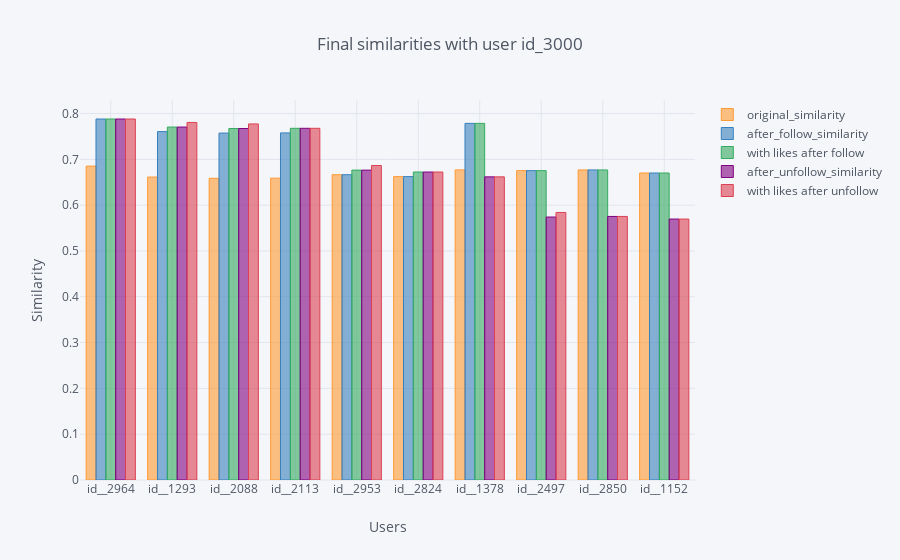

Notebook code for this chart:
### Code cell
end_similarity.iplot(kind='bar', x='plan_ori_id', title='Final similarities with user id_3000', 
            yTitle='Similarity', xTitle='Users')

### Figure 1 — Plotly figure (JSON) as saved in the notebook; plotly's stock layout.template omitted (floating-point values rounded to 4 significant figures)
{"data": [{"marker": {"color": "rgba(255, 153, 51, 0.6)", "line": {"color": "rgba(255, 153, 51, 1.0)", "width": 1}}, "name": "original_similarity", "orientation": "v", "text": "", "type": "bar", "uid": "2cc8fb18-190d-40ce-a278-49f2e8db4124", "x": ["id__2964", "id__1293", "id__2088", "id__2113", "id__2953", "id__2824", "id__1378", "id__2497", "id__2850", "id__1152"], "y": [0.6852, 0.6613, 0.6585, 0.6589, 0.6665, 0.6623, 0.6769, 0.6753, 0.6768, 0.6701]}, {"marker": {"color": "rgba(55, 128, 191, 0.6)", "line": {"color": "rgba(55, 128, 191, 1.0)", "width": 1}}, "name": "after_follow_similarity", "orientation": "v", "text": "", "type": "bar", "uid": "e668f336-86e3-4d3d-a6f7-b9b5758d012e", "x": ["id__2964", "id__1293", "id__2088", "id__2113", "id__2953", "id__2824", "id__1378", "id__2497", "id__2850", "id__1152"], "y": [0.788, 0.7605, 0.7573, 0.7577, 0.6665, 0.6623, 0.7785, 0.6753, 0.6768, 0.6701]}, {"marker": {"color": "rgba(50, 171, 96, 0.6)", "line": {"color": "rgba(50, 171, 96, 1.0)", "width": 1}}, "name": "with likes after follow", "orientation": "v", "text": "", "type": "bar", "uid": "5ba7c237-bdbb-44ce-afad-30e6d03cb8a7", "x": ["id__2964", "id__1293", "id__2088", "id__2113", "id__2953", "id__2824", "id__1378", "id__2497", "id__2850", "id__1152"], "y": [0.788, 0.7705, 0.7673, 0.7677, 0.6765, 0.6723, 0.7785, 0.6753, 0.6768, 0.6701]}, {"marker": {"color": "rgba(128, 0, 128, 0.6)", "line": {"color": "rgba(128, 0, 128, 1.0)", "width": 1}}, "name": "after_unfollow_similarity", "orientation": "v", "text": "", "type": "bar", "uid": "9e8b036f-f195-4827-9467-726c918191ae", "x": ["id__2964", "id__1293", "id__2088", "id__2113", "id__2953", "id__2824", "id__1378", "id__2497", "id__2850", "id__1152"], "y": [0.788, 0.7705, 0.7673, 0.7677, 0.6765, 0.6723, 0.6617, 0.574, 0.5753, 0.5696]}, {"marker": {"color": "rgba(219, 64, 82, 0.6)", "line": {"color": "rgba(219, 64, 82, 1.0)", "width": 1}}, "name": "with likes after unfollow", "orientation": "v", "text": "", "type": "bar", "uid": "214a1183-945d-4ff3-ab39-0aa5570a3746", "x": ["id__2964", "id__1293", "id__2088", "id__2113", "id__2953", "id__2824", "id__1378", "id__2497", "id__2850", "id__1152"], "y": [0.788, 0.7805, 0.7773, 0.7677, 0.6865, 0.6723, 0.6617, 0.584, 0.5753, 0.5696]}], "layout": {"legend": {"bgcolor": "#F5F6F9", "font": {"color": "#4D5663"}}, "paper_bgcolor": "#F5F6F9", "plot_bgcolor": "#F5F6F9", "title": {"font": {"color": "#4D5663"}, "text": "Final similarities with user id_3000"}, "xaxis": {"gridcolor": "#E1E5ED", "showgrid": true, "tickfont": {"color": "#4D5663"}, "title": {"font": {"color": "#4D5663"}, "text": "Users"}, "zerolinecolor": "#E1E5ED"}, "yaxis": {"gridcolor": "#E1E5ED", "showgrid": true, "tickfont": {"color": "#4D5663"}, "title": {"font": {"color": "#4D5663"}, "text": "Similarity"}, "zerolinecolor": "#E1E5ED"}}}
